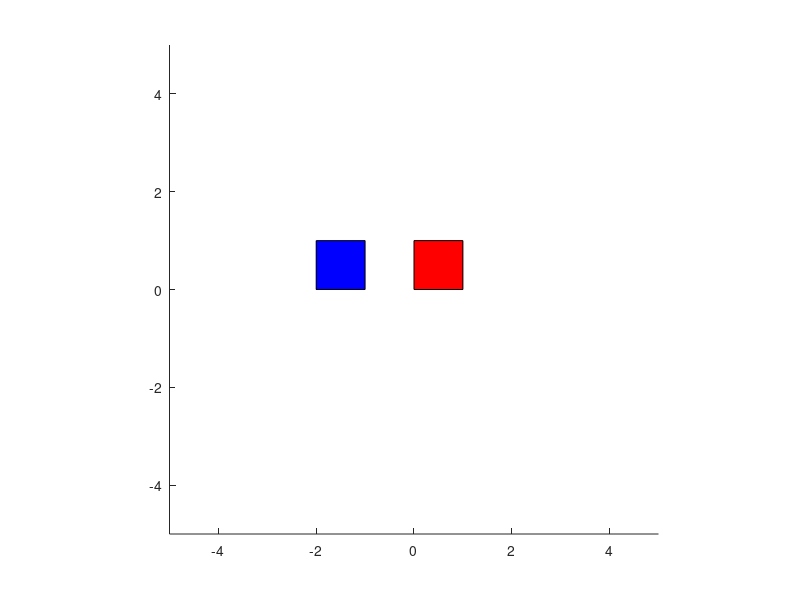

MATLAB code for this plot: (Note: this script raises an error after producing the figure.)
function demoButtonDownFcn
% demoButtonDownFcn demostrate button down property
%
%    Author: CSL

clc; clf;

%% make axes and patch
axis([-5, 5, -5, 5]);
axis square

X = [0, 1, 1, 0, 0];
Y = [0, 0, 1, 1, 0];

hp(1) = patch(X, Y, 'r');
hp(2) = patch(X-2, Y, 'b');

%% set button down function
for ip = 1:2
    hp(ip).ButtonDownFcn = @mypatchButtonDownFcn;
    % store the index to patch and type of object
    hp(ip).UserData = {ip, 'Square'}; % stored two information about each object
end


%% set button down function for axis
set(gca, 'ButtonDownFcn', @axesButtonDownFcn);

function mypatchButtonDownFcn(hThis, event, varargin)
% unpack/get the stored user data
Data = hThis.UserData;
patchNum = Data{1};

disp(' *************** ');

switch (patchNum)
    case 1 
        disp([num2str(patchNum), ' (red square) is clicked!']);
        
    case 2
        disp([num2str(patchNum), ' (blue square) is clicked!']);
end


function axesButtonDownFcn(hThis, event, varargin)
disp('Dude, you missed the patches')
% report position of mouse click 
currPt = get(gca, 'CurrentPoint');
xpt = currPt(1,1);
ypt = currPt(1,2);
disp(['   Mouse click at position (',num2str(xpt),',',num2str(ypt),')']);